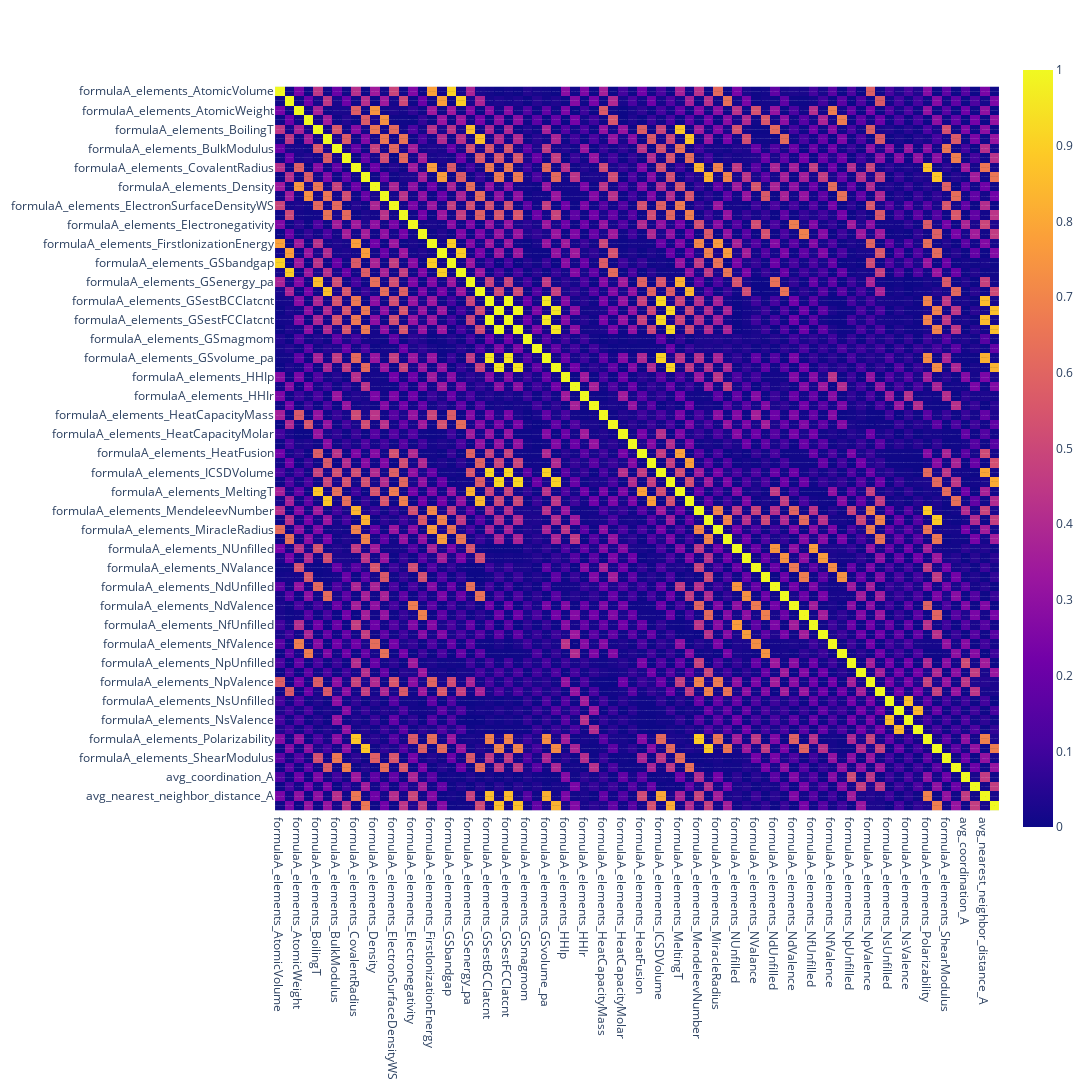

Here is the notebook cell this chart was saved with:
### Code cell
# display correlation matrix heatmap
fig = px.imshow(corr, text_auto=True, width=1500, height=1500)
fig.show()

### Figure 1 — Plotly figure (JSON) as saved in the notebook; plotly's stock layout.template omitted (floating-point values rounded to 4 significant figures; data arrays with more than 128 entries replaced by an {"elided": "..."} marker saying what was removed)
{"data": [{"coloraxis": "coloraxis", "hovertemplate": "x: %{x}<br>y: %{y}<br>color: %{z}<extra></extra>", "name": "0", "texttemplate": "%{z}", "type": "heatmap", "x": ["formulaA_elements_AtomicVolume", "formulaB_elements_AtomicVolume", "formulaA_elements_AtomicWeight", "formulaB_elements_AtomicWeight", "formulaA_elements_BoilingT", "formulaB_elements_BoilingT", "formulaA_elements_BulkModulus", "formulaB_elements_BulkModulus", "formulaA_elements_CovalentRadius", "formulaB_elements_CovalentRadius", "formulaA_elements_Density", "formulaB_elements_Density", "formulaA_elements_ElectronSurfaceDensityWS", "formulaB_elements_ElectronSurfaceDensityWS", "formulaA_elements_Electronegativity", "formulaB_elements_Electronegativity", "formulaA_elements_FirstIonizationEnergy", "formulaB_elements_FirstIonizationEnergy", "formulaA_elements_GSbandgap", "formulaB_elements_GSbandgap", "formulaA_elements_GSenergy_pa", "formulaB_elements_GSenergy_pa", "formulaA_elements_GSestBCClatcnt", "formulaB_elements_GSestBCClatcnt", "formulaA_elements_GSestFCClatcnt", "formulaB_elements_GSestFCClatcnt", "formulaA_elements_GSmagmom", "formulaB_elements_GSmagmom", "formulaA_elements_GSvolume_pa", "formulaB_elements_GSvolume_pa", "formulaA_elements_HHIp", "formulaB_elements_HHIp", "formulaA_elements_HHIr", "formulaB_elements_HHIr", "formulaA_elements_HeatCapacityMass", "formulaB_elements_HeatCapacityMass", "formulaA_elements_HeatCapacityMolar", "formulaB_elements_HeatCapacityMolar", "formulaA_elements_HeatFusion", "formulaB_elements_HeatFusion", "formulaA_elements_ICSDVolume", "formulaB_elements_ICSDVolume", "formulaA_elements_MeltingT", "formulaB_elements_MeltingT", "formulaA_elements_MendeleevNumber", "formulaB_elements_MendeleevNumber", "formulaA_elements_MiracleRadius", "formulaB_elements_MiracleRadius", "formulaA_elements_NUnfilled", "formulaB_elements_NUnfilled", "formulaA_elements_NValance", "formulaB_elements_NValance", "formulaA_elements_NdUnfilled", "formulaB_elements_NdUnfilled", "formulaA_elements_NdValence", "formulaB_elements_NdValence", "formulaA_elements_NfUnfilled", "formulaB_elements_NfUnfilled", "formulaA_elements_NfValence", "formulaB_elements_NfValence", "formulaA_elements_NpUnfilled", "formulaB_elements_NpUnfilled", "formulaA_elements_NpValence", "formulaB_elements_NpValence", "formulaA_elements_NsUnfilled", "formulaB_elements_NsUnfilled", "formulaA_elements_NsValence", "formulaB_elements_NsValence", "formulaA_elements_Polarizability", "formulaB_elements_Polarizability", "formulaA_elements_ShearModulus", "formulaB_elements_ShearModulus", "avg_coordination_A", "avg_coordination_B", "avg_nearest_neighbor_distance_A", "avg_nearest_neighbor_distance_B"], "xaxis": "x", "y": ["formulaA_elements_AtomicVolume", "formulaB_elements_AtomicVolume", "formulaA_elements_AtomicWeight", "formulaB_elements_AtomicWeight", "formulaA_elements_BoilingT", "formulaB_elements_BoilingT", "formulaA_elements_BulkModulus", "formulaB_elements_BulkModulus", "formulaA_elements_CovalentRadius", "formulaB_elements_CovalentRadius", "formulaA_elements_Density", "formulaB_elements_Density", "formulaA_elements_ElectronSurfaceDensityWS", "formulaB_elements_ElectronSurfaceDensityWS", "formulaA_elements_Electronegativity", "formulaB_elements_Electronegativity", "formulaA_elements_FirstIonizationEnergy", "formulaB_elements_FirstIonizationEnergy", "formulaA_elements_GSbandgap", "formulaB_elements_GSbandgap", "formulaA_elements_GSenergy_pa", "formulaB_elements_GSenergy_pa", "formulaA_elements_GSestBCClatcnt", "formulaB_elements_GSestBCClatcnt", "formulaA_elements_GSestFCClatcnt", "formulaB_elements_GSestFCClatcnt", "formulaA_elements_GSmagmom", "formulaB_elements_GSmagmom", "formulaA_elements_GSvolume_pa", "formulaB_elements_GSvolume_pa", "formulaA_elements_HHIp", "formulaB_elements_HHIp", "formulaA_elements_HHIr", "formulaB_elements_HHIr", "formulaA_elements_HeatCapacityMass", "formulaB_elements_HeatCapacityMass", "formulaA_elements_HeatCapacityMolar", "formulaB_elements_HeatCapacityMolar", "formulaA_elements_HeatFusion", "formulaB_elements_HeatFusion", "formulaA_elements_ICSDVolume", "formulaB_elements_ICSDVolume", "formulaA_elements_MeltingT", "formulaB_elements_MeltingT", "formulaA_elements_MendeleevNumber", "formulaB_elements_MendeleevNumber", "formulaA_elements_MiracleRadius", "formulaB_elements_MiracleRadius", "formulaA_elements_NUnfilled", "formulaB_elements_NUnfilled", "formulaA_elements_NValance", "formulaB_elements_NValance", "formulaA_elements_NdUnfilled", "formulaB_elements_NdUnfilled", "formulaA_elements_NdValence", "formulaB_elements_NdValence", "formulaA_elements_NfUnfilled", "formulaB_elements_NfUnfilled", "formulaA_elements_NfValence", "formulaB_elements_NfValence", "formulaA_elements_NpUnfilled", "formulaB_elements_NpUnfilled", "formulaA_elements_NpValence", "formulaB_elements_NpValence", "formulaA_elements_NsUnfilled", "formulaB_elements_NsUnfilled", "formulaA_elements_NsValence", "formulaB_elements_NsValence", "formulaA_elements_Polarizability", "formulaB_elements_Polarizability", "formulaA_elements_ShearModulus", "formulaB_elements_ShearModulus", "avg_coordination_A", "avg_coordination_B", "avg_nearest_neighbor_distance_A", "avg_nearest_neighbor_distance_B"], "yaxis": "y", "z": {"elided": "76x76 float values"}}], "layout": {"coloraxis": {"colorscale": [[0, "#0d0887"], [0.1111, "#46039f"], [0.2222, "#7201a8"], [0.3333, "#9c179e"], [0.4444, "#bd3786"], [0.5556, "#d8576b"], [0.6667, "#ed7953"], [0.7778, "#fb9f3a"], [0.8889, "#fdca26"], [1, "#f0f921"]]}, "height": 1500, "margin": {"t": 60}, "width": 1500, "xaxis": {"anchor": "y", "constrain": "domain", "domain": [0, 1], "scaleanchor": "y"}, "yaxis": {"anchor": "x", "autorange": "reversed", "constrain": "domain", "domain": [0, 1]}}}
